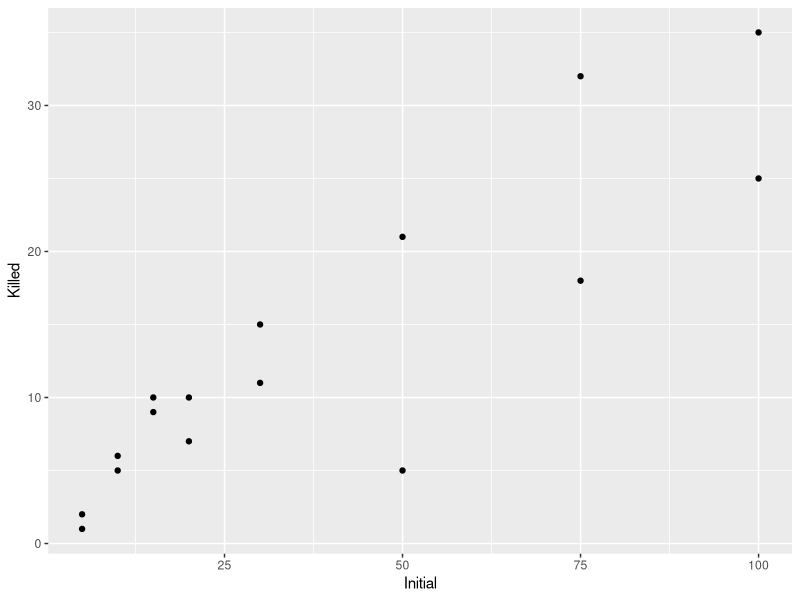
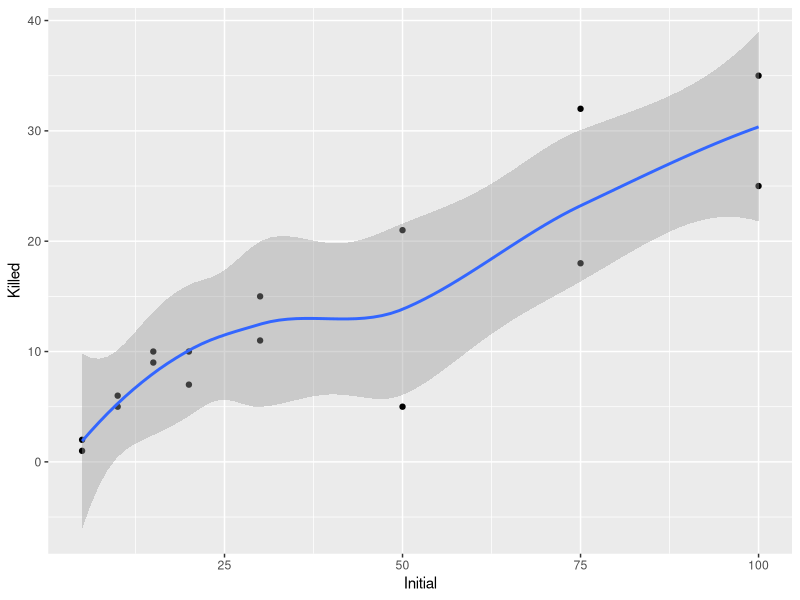
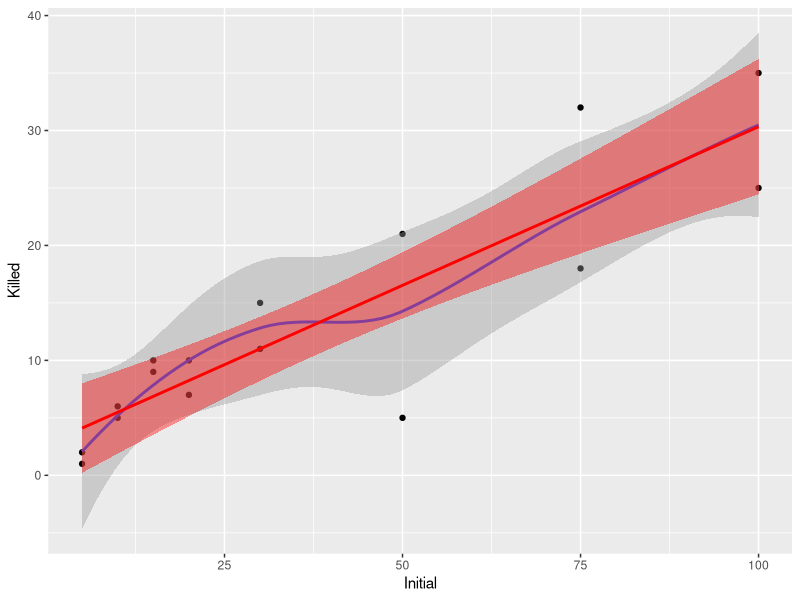
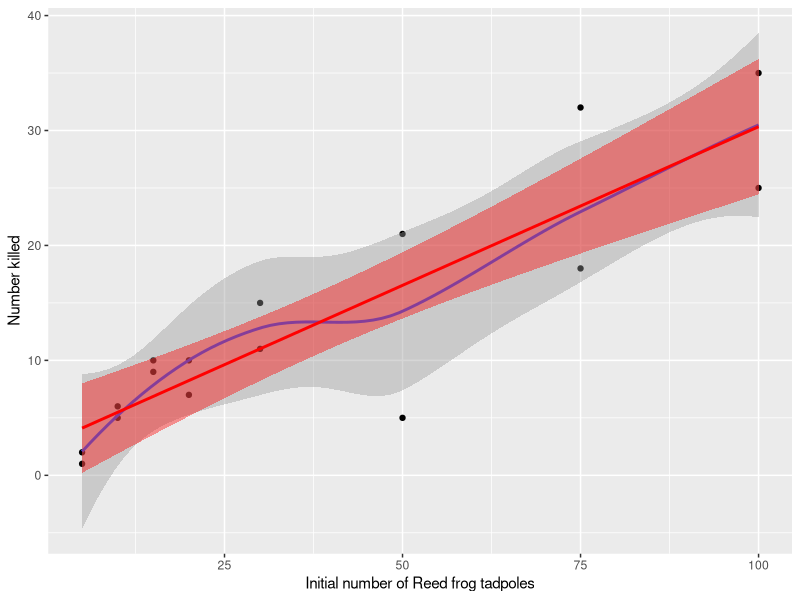
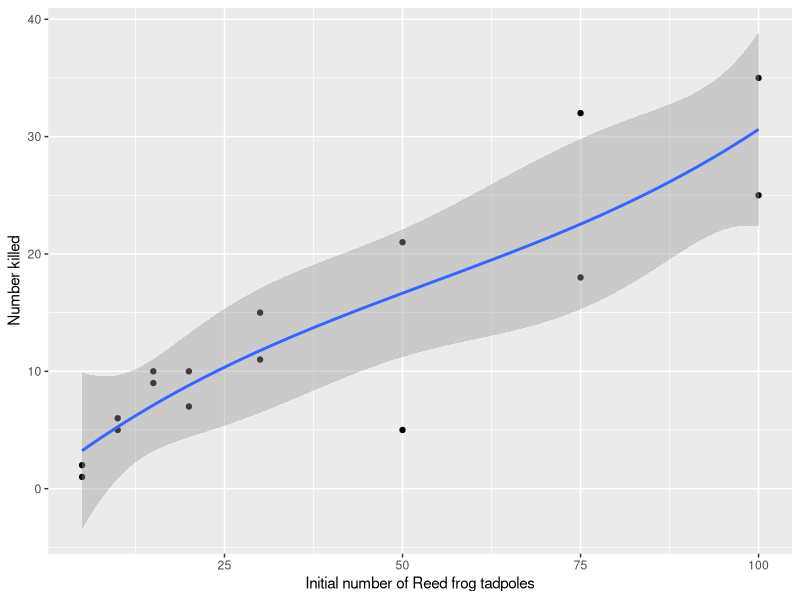
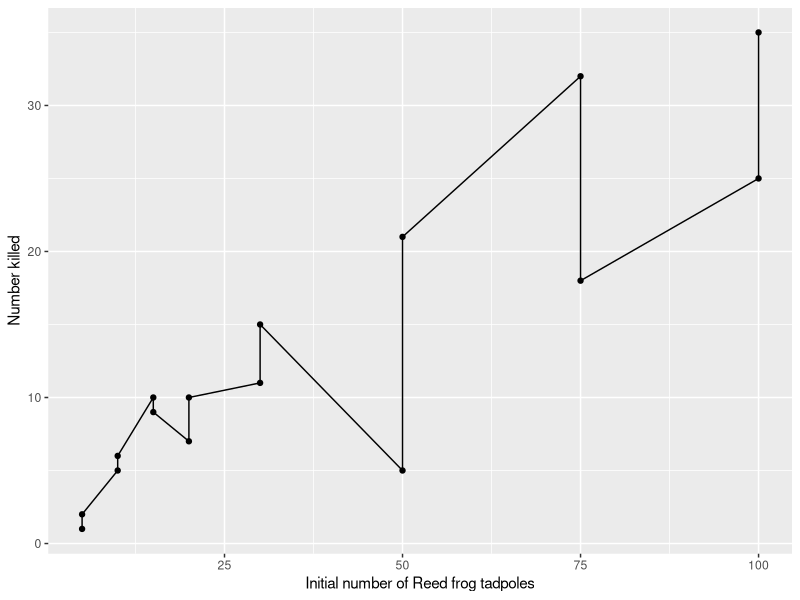
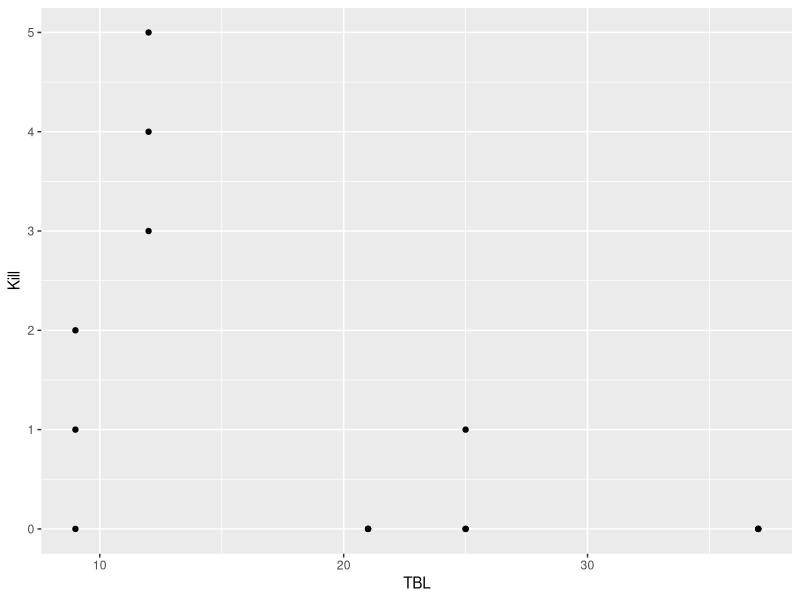
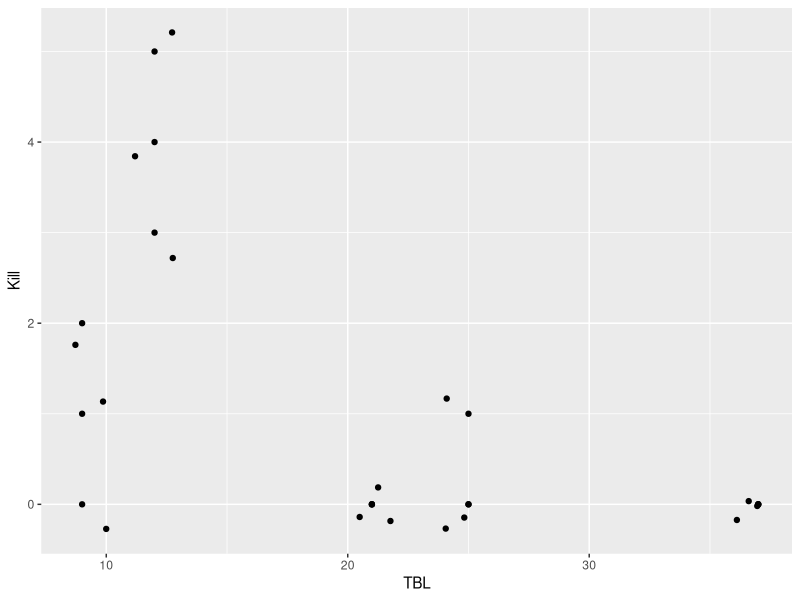

These figures' R source, in order:
## ---- chunk 1
knitr::opts_chunk$set(fig.width = 4, fig.height = 3)
## ---- chunk 2
library(tidyverse)
## ---- chunk 3
FuncResp <- read_csv("ReedfrogFuncresp.csv") # NOTE: this is read_csv NOT read.csv
Predation <- read_csv("ReedfrogPred.csv")
SizePred <- read_csv("ReedfrogSizepred.csv")
## ---- chunk 4
str(Predation) # you can ignore most of the stuff below the $'s... 
summary(Predation)
## ---- chunk 5
head(Predation)
tail(Predation)
## ---- chunk 6
Predation$size <- factor(Predation$size)
summary(Predation)
## ---- chunk 7
Predation$size <- factor(Predation$size, levels=c("small", "big"))
## ---- chunk 8
SizePred <- SizePred[-16,]
SizePred$TBL <- as.integer(SizePred$TBL)
## ---- chunk 9
# Remember we can use with() for functions that do not take a "data=" argument?
with(Predation, table(density, size)) 
## ---- chunk 10
Predation %>% 
	group_by(pred, size, density) %>% 
	summarise(count=n())
## ---- chunk 11
Predation %>% 
	group_by(pred, size, density) %>% 
	summarise(count=n(), 
	ave_surv=mean(propsurv)
	)
## ---- chunk 12
# library(ggplot2) # This is not required since ggplot2 is loaded with tidyverse
ggplot(data = FuncResp, mapping=aes(x = Initial, y = Killed)) +
	geom_point()
## ---- chunk 13
ggplot(data = FuncResp, mapping=aes(x = Initial, y = Killed)) +
	geom_point() + 
	geom_smooth()
## ---- chunk 14
ggplot(data = FuncResp, mapping=aes(x = Initial, y = Killed)) +
	geom_point() + 
	geom_smooth(method="loess", span = 0.9) + 
	geom_smooth(method="lm", color="red", fill="red")
## ---- chunk 15
ggplot(data = FuncResp, mapping=aes(x = Initial, y = Killed)) +
	geom_point() + 
	geom_smooth(method="loess", span = 0.9) + 
	geom_smooth(method="lm", color="red", fill="red") + 
	labs(x="Initial number of Reed frog tadpoles", y = "Number killed")
## ---- chunk 16
p <- ggplot(data = FuncResp, mapping=aes(x = Initial, y = Killed)) +
	geom_point() + 
	labs(x="Initial number of Reed frog tadpoles", y = "Number killed")
# now add in different geoms
p + geom_smooth(method="lm", formula=y ~ poly(x, 3))
p + geom_line()
## ---- chunk 17
t <- ggplot(data=SizePred, aes(x=TBL,y=Kill)) 
t + geom_point()
## ---- chunk 18
t + geom_point() + geom_jitter()
## ---- chunk 19
t + geom_point() + geom_jitter(width=0.5, height=0)
## ---- chunk 20
t + geom_point(alpha=0.3) # hard to see... maybe make points bigger?
t + geom_point(alpha=0.3, size=2)
## ---- chunk 21
t + geom_point(stat="sum") + 
	scale_size_area(breaks=1:3) # Try commenting out this scale_size_area to see what it does
## ---- chunk 22
t + geom_point(stat="sum") + 
	scale_size_area(breaks=1:3) + 
	geom_line(stat="summary")
## ---- chunk 23
# Option 1: use the group variable (try it without this!)
ggplot(data=Predation, aes(x=density, y=propsurv, group=density)) + geom_boxplot()
# Option 2: turn density into a factor
ggplot(data=Predation, aes(x=factor(density), y=propsurv)) + geom_boxplot()
## ---- chunk 24
ggplot(data=Predation, aes(x=density, y=propsurv, group=density)) + 
	geom_boxplot() + 
	facet_grid( ~ pred)

ggplot(data=Predation, aes(x=density, y=propsurv, group=density)) + 
	geom_boxplot() + 
	facet_grid(size ~ pred)
## ---- chunk 25
# A histogram!
ggplot(data=Predation, aes(x=surv)) + geom_bar() 
# make the fill color of bars vary with the predator treatment 
h <- ggplot(data=Predation, aes(x=surv, fill=pred))
h + geom_bar() 
# The default is to stack these bars, but you have options
# Here we force the bottom of each bar to be at zero
# Since they are overplotted I have made them semitransparent
h + geom_bar(position="identity", alpha=0.5) 
# Here was make the bars side-by-side
h + geom_bar(position="dodge") 
# Every bar sums to 1, so this is the proportion of obs 
#    at each # surviving by treatment... yes, it makes little sense here
h + geom_bar(position="fill") 
## ---- chunk 26
# remember this graph? Say we wanted the x & y axes flipped
t2 <- t + geom_point(stat="sum") + 
	scale_size_area(breaks=1:3) + 
	geom_line(stat="summary")
t2 + coord_flip()
## ---- chunk 27
t2 + coord_trans(x="log10") #compare to: t2 + scale_x_log10()
t2 + coord_trans(x="sqrt") #compare to: t2 + scale_x_sqrt()
